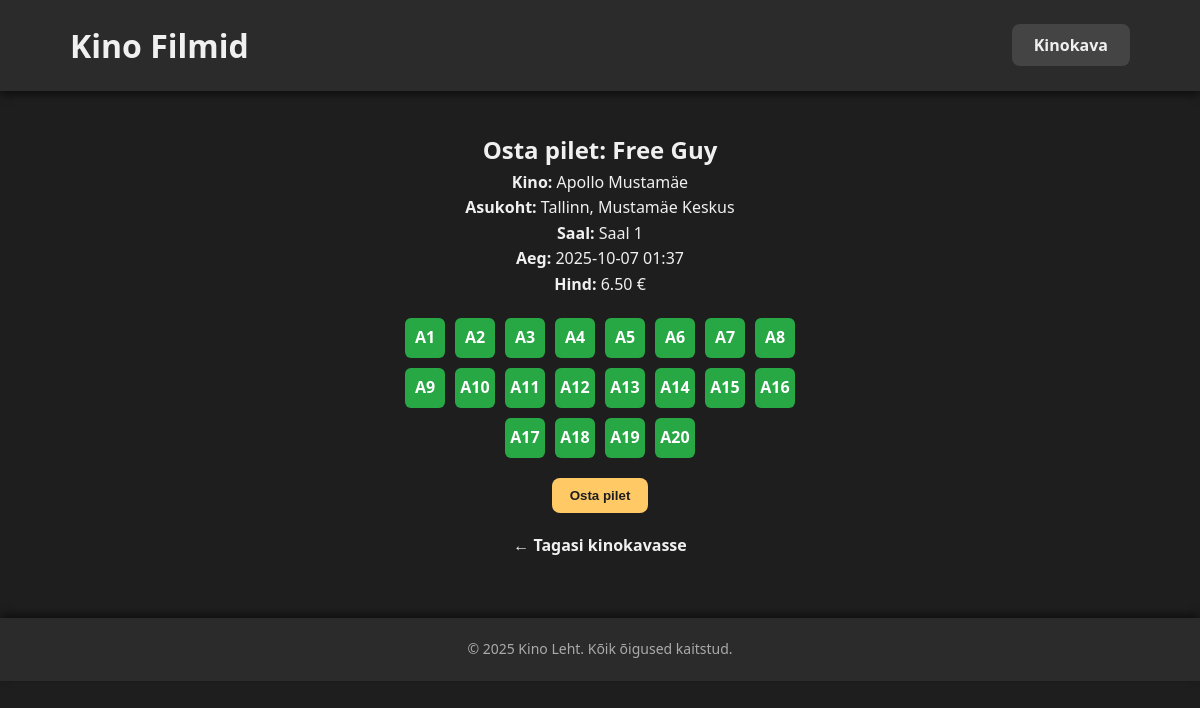
The app's page /buy_ticket/5 with its own data.
### tables this page shows
CREATE TABLE movies (
        id INTEGER PRIMARY KEY AUTOINCREMENT,
        title TEXT NOT NULL,
        description TEXT,
        image TEXT
    );

CREATE TABLE cinemas (
        id INTEGER PRIMARY KEY AUTOINCREMENT,
        name TEXT NOT NULL,
        location TEXT NOT NULL
    );

CREATE TABLE halls (
        id INTEGER PRIMARY KEY AUTOINCREMENT,
        cinema_id INTEGER NOT NULL,
        name TEXT NOT NULL,
        FOREIGN KEY (cinema_id) REFERENCES cinemas(id)
    );

CREATE TABLE screenings (
        id INTEGER PRIMARY KEY AUTOINCREMENT,
        movie_id INTEGER NOT NULL,
        hall_id INTEGER NOT NULL,
        start_time TEXT NOT NULL,
        price REAL NOT NULL,
        FOREIGN KEY (movie_id) REFERENCES movies(id),
        FOREIGN KEY (hall_id) REFERENCES halls(id)
    );

CREATE TABLE seats (
        id INTEGER PRIMARY KEY AUTOINCREMENT,
        hall_id INTEGER NOT NULL,
        seat_number TEXT NOT NULL,
        FOREIGN KEY (hall_id) REFERENCES halls(id)
    );

### app.py (the view, shortened to what this page needs)
@app.route("/buy_ticket/<int:screening_id>", methods=["GET", "POST"])
def buy_ticket(screening_id):
    cur = get_db().cursor()
    cur.execute("""
        SELECT screenings.id, movies.title, screenings.start_time, screenings.price,
               halls.name AS hall_name, cinemas.name AS cinema_name, cinemas.location
        FROM screenings
        JOIN movies ON screenings.movie_id = movies.id
        JOIN halls ON screenings.hall_id = halls.id
        JOIN cinemas ON halls.cinema_id = cinemas.id
        WHERE screenings.id = ?
    """, (screening_id,))
    screening = cur.fetchone()
    if not screening:
        abort(404, description="Ekraanikuva ei leitud")
    available_seats = get_available_seats(screening_id)
    taken_seats = get_taken_seats(screening_id)
    return render_template("buy_ticket.html", screening=screening, seats=available_seats, taken_seats=taken_seats)

### app.py (called while the page is built)
def get_db():
    db = getattr(g, '_database', None)
    if db is None:
        db = g._database = sqlite3.connect(DATABASE)
        db.row_factory = sqlite3.Row  # Võimaldab kasutada ridu nagu sõnastikke
    return db

def get_available_seats(screening_id):
    db = get_db()
    cur = db.cursor()
    cur.execute("SELECT hall_id FROM screenings WHERE id = ?", (screening_id,))
    hall_row = cur.fetchone()
    if not hall_row:
        return []
    hall_id = hall_row["hall_id"]
    cur.execute("SELECT id, seat_number FROM seats WHERE hall_id = ?", (hall_id,))
    seats = cur.fetchall()
    cur.execute("SELECT seat_id FROM tickets WHERE screening_id = ?", (screening_id,))
    taken_seats = {row["seat_id"] for row in cur.fetchall()}
    available = [seat for seat in seats if seat["id"] not in taken_seats]
    return available

def get_taken_seats(screening_id):
    db = get_db()
    cur = db.cursor()
    cur.execute("SELECT seat_id FROM tickets WHERE screening_id = ?", (screening_id,))
    taken = {row["seat_id"] for row in cur.fetchall()}
    return taken

@app.teardown_appcontext
def close_connection(exception):
    db = getattr(g, '_database', None)
    if db is not None:
        db.close()

### templates/buy_ticket.html (shortened to what this page needs)
<!DOCTYPE html>
<html lang="et">
<head>
    <link rel="stylesheet" href="{{ url_for('static', filename='style.css') }}" />
</head>
<body>
<header>
  <div class="container header-container">
    <h1><a href="{{ url_for('index') }}" class="header-link">Kino Filmid</a></h1>
    <nav>
      <a href="{{ url_for('schedule') }}" class="nav-button">Kinokava</a>
    </nav>
  </div>
</header>
<main class="container movie-detail">
    <h2>Osta pilet: {{ screening.title }}</h2>
    <p><strong>Kino:</strong> {{ screening.cinema_name }}</p>
    <p><strong>Asukoht:</strong> {{ screening.location }}</p>
    <p><strong>Saal:</strong> {{ screening.hall_name }}</p>
    <p><strong>Aeg:</strong> {{ screening.start_time }}</p>
    <p><strong>Hind:</strong> {{ "%.2f"|format(screening.price) }} €</p>
    <form method="POST" action="{{ url_for('buy_ticket', screening_id=screening.id) }}">
        <div class="seats-container" id="seats-container">
            {% for seat in seats %}
                <div
                  class="seat {% if seat.id in taken_seats %}taken{% endif %}"
                  data-seat-id="{{ seat.id }}"
                >
                    {{ seat.seat_number }}
                </div>
            {% endfor %}
        </div>
        <button type="submit" class="buy-button" disabled id="buy-button">Osta pilet</button>
    </form>
    <a href="{{ url_for('schedule') }}" class="back-link">← Tagasi kinokavasse</a>
</main>
<footer>
  <div class="container footer-container">
    <p>&copy; 2025 Kino Leht. Kõik õigused kaitstud.</p>
  </div>
</footer>
</body>
</html>

### static/style.css (style rules this page uses)
* { box-sizing: border-box; margin: 0; padding: 0; }
body { font-family: 'Segoe UI', Tahoma, Geneva, Verdana, sans-serif; background-color: #1e1e1e; color: #f0f0f0; line-height: 1.6; margin: 0; }
.container { max-width: 1100px; margin: 0 auto; padding: 0 20px; }
header { background-color: #2b2b2b; color: #f0f0f0; padding: 20px 0; margin-bottom: 40px; box-shadow: 0 4px 8px rgba(0,0,0,0.5); position: sticky; top: 0; z-index: 100; }
.header-container { display: flex; justify-content: space-between; align-items: center; flex-wrap: wrap; }
header h1 { font-size: 2rem; font-weight: 700; }
.header-link { color: #f0f0f0; text-decoration: none; transition: color 0.3s ease; }
.nav-button { background-color: #444444; color: #f0f0f0; padding: 10px 22px; border-radius: 8px; font-weight: 600; text-decoration: none; transition: all 0.3s ease; }
.movie-detail { max-width: 700px; margin: 0 auto 60px; text-align: center; }
.back-link { display: inline-block; margin-top: 20px; color: #f0f0f0; font-weight: 600; text-decoration: none; transition: all 0.3s ease; }
.buy-button { background-color: #ffc966; color: #1e1e1e; padding: 10px 18px; border-radius: 8px; font-weight: 600; border: none; cursor: pointer; transition: all 0.3s ease; }
.seats-container { display: flex; flex-wrap: wrap; max-width: 400px; margin: 20px auto; gap: 10px; justify-content: center; }
.seat { width: 40px; height: 40px; border-radius: 8px; display: flex; align-items: center; justify-content: center; font-weight: bold; color: #ffffff; cursor: pointer; transition: all 0.3s ease; background-color: #555555; }
footer { margin-top: 60px; padding: 20px 0; background-color: #2b2b2b; color: #aaaaaa; font-size: 14px; text-align: center; box-shadow: 0 -4px 8px rgba(0,0,0,0.5); }

### templates/buy_ticket.html (style rules this page uses)
.seats-container { display: flex; flex-wrap: wrap; max-width: 400px; margin: 20px auto; gap: 10px; justify-content: center; }
.seat { width: 40px; height: 40px; background-color: #28a745; border-radius: 6px; cursor: pointer; display: flex; align-items: center; justify-content: center; font-weight: bold; color: white; user-select: none; transition: background-color 0.3s ease; }

### records on screen
movies: title "Free Guy"
cinemas: cinema_name "Apollo Mustamäe", location "Tallinn, Mustamäe Keskus"
halls: hall_name "Saal 1"
screenings: start_time "2025-10-07 01:37", price "6.50"
seats: seat_number "A1"
seats: seat_number "A2"
seats: seat_number "A3"
seats: seat_number "A4"
seats: seat_number "A5"
seats: seat_number "A6"
seats: seat_number "A7"
seats: seat_number "A8"
seats: seat_number "A9"
seats: seat_number "A10"
seats: seat_number "A11"
seats: seat_number "A12"
seats: seat_number "A13"
seats: seat_number "A14"
seats: seat_number "A15"
seats: seat_number "A16"
seats: seat_number "A17"
seats: seat_number "A18"
seats: seat_number "A19"
seats: seat_number "A20"
